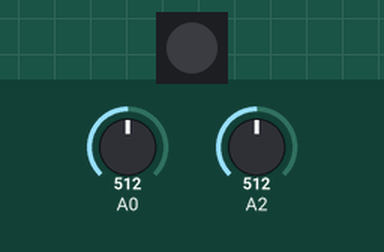
Recording of a sketch running on a simulated Arduino Uno, built with avr-gcc and run on an emulated ATmega328P. Shown: 1 RGB LEDs in strip order, left to right. The test bench sets the inputs (shaded band); at power-on: A0 = 512, A2 = 512.

Above: at 1.2 s.
1.3 s: A0 set to 52
2.8 s: A0 set to 46
At 3.4 s:
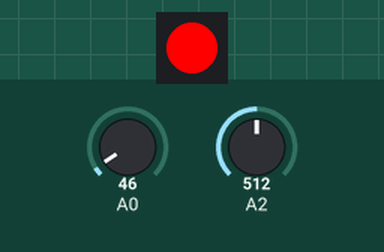
4.3 s: A0 set to 122
At 6.0 s:
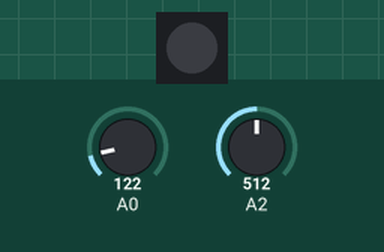
6.3 s: A0 set to 40
At 7.3 s:
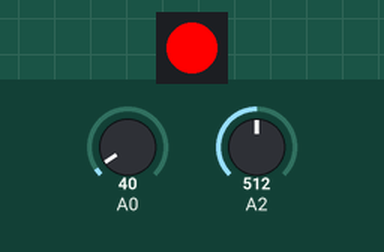
Timing chart, 0 to 8.8 s (numbered marks = the images above; inputs shaded):
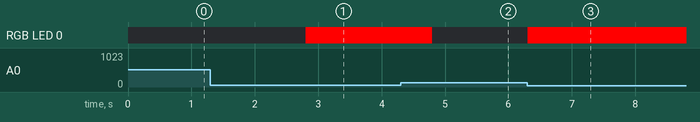

The sketch:

NightLight.ino
```cpp
#include <Adafruit_NeoPixel.h>  //调用LED彩灯的库文件

Adafruit_NeoPixel ColorLED = Adafruit_NeoPixel(1, 6, NEO_GRB + NEO_KHZ800);
//定义彩灯引脚以及数量


int sstate; //定义一个整数变量state
int lstate;

void setup()
{
  ColorLED.begin();
  pinMode(A0, INPUT); //设置光敏传感器引脚为输入状态
  pinMode(A2, INPUT); //设置MIC传感器引脚为输入状态
  Serial.begin(9600); //设置串口波特率为9600
}
void loop() {
  sstate = analogRead(A2);
  lstate = analogRead(A0);


  if (lstate < 50 && sstate > 200){
  ColorLED.setPixelColor(0, ColorLED.Color(255, 0, 0));  //设置彩灯颜色为红色
    ColorLED.show();  //显示彩灯效果
    delay(2000); //持续2秒
  } else { //否则，关灯
    ColorLED.setPixelColor(0, ColorLED.Color(0, 0, 0));  //设置彩灯颜色为红色
    ColorLED.show();  //显示彩灯效果
  }
}
```

Measured:
- the behaviour switches between 50 and 49 on A0 (found by bisection; images 0 and 1)
- after the input at 1.3 s, every drawn part: stays the same
- after the input at 2.8 s, RGB LED 0: off → RGB(255, 0, 0) at once
- after the input at 4.3 s, RGB LED 0: RGB(255, 0, 0) → off after 0.50 s
- after the input at 6.3 s, RGB LED 0: off → RGB(255, 0, 0) at once
